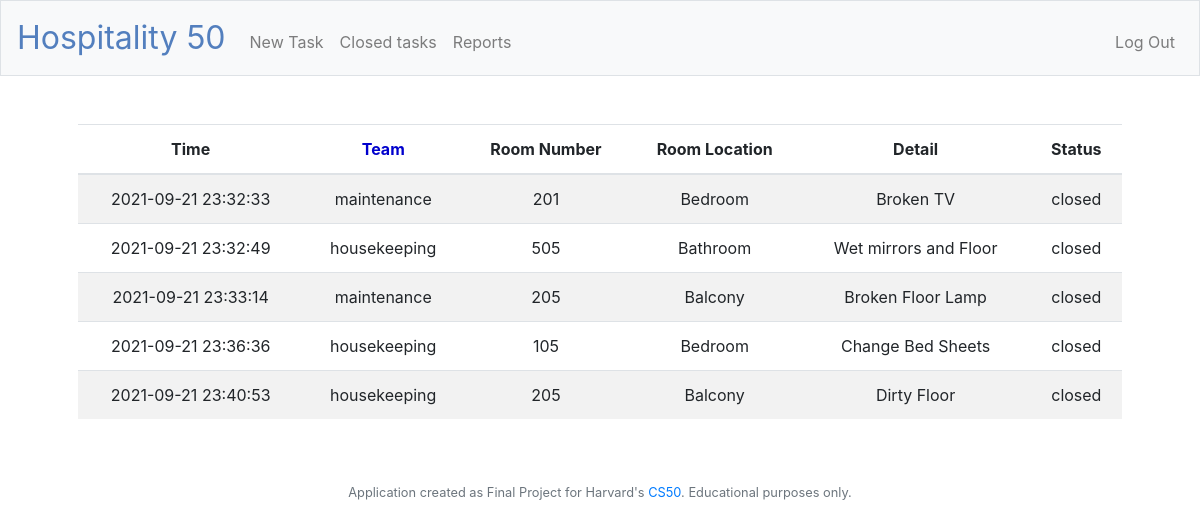
The page /closed_task (signed in) on the database its author committed.
### tables this page shows
CREATE TABLE tasks (
id INTEGER NOT NULL PRIMARY KEY AUTOINCREMENT,
time TIMESTAMP DEFAULT CURRENT_TIMESTAMP, 
user_id INTEGER NOT NULL, 
team TEXT NOT NULL, 
room_number INTEGER NOT NULL, 
room_location TEXT NOT NULL, 
detail TEXT, 
status TEXT NOT NULL, 
FOREIGN KEY(user_id) REFERENCES users(id) );

### app.py (the view)
@app.route("/closed_task")
@login_required
def closed_task():
    tasks = db.execute("SELECT id, time, team, room_number, room_location, detail, status FROM tasks WHERE status = 'closed'")
    return render_template("closed_task.html", tasks=tasks)

### app.py (called while the page is built)
@app.after_request
def after_request(response):
    response.headers["Cache-Control"] = "no-cache, no-store, must-revalidate"
    response.headers["Expires"] = 0
    response.headers["Pragma"] = "no-cache"
    return response

### helpers.py (called while the page is built)
def login_required(f):
    @wraps(f)
    def decorated_function(*args, **kwargs):
        if session.get("user_id") is None:
            return redirect("/login")
        return f(*args, **kwargs)
    return decorated_function

### templates/closed_task.html (shortened to what this page needs)
{% extends "layout.html" %}
{% block main %}
    <table class="table table-striped" id="closed_table">
        <thead>
            <tr>
                <th>Time</th>
                <th onclick="sortTable(1)" class="sort">Team</th>
                <th>Room Number</th>
                <th>Room Location</th>
                <th>Detail</th>
                <th>Status</th>
            </tr>
        </thead>
       <tbody>
            {% for task in tasks %}
            <tr>
                <td>{{task.time}}</td>
                <td>{{task.team}}</td>
                <td>{{task.room_number}}</td>
                <td>{{task.room_location}}</td>
                <td>{{task.detail}}</td>
                <td>{{task.status}}</td>
            </tr>
            {% endfor %}
        </tbody>
    </table>
{% endblock %}

### templates/layout.html (shortened to what this page needs)
<!DOCTYPE html>
<html lang="en">
    <head>
        <link rel="stylesheet" href="https://cdn.jsdelivr.net/npm/bootstrap@4.5.3/dist/css/bootstrap.min.css">
        <link href="/static/styles.css" rel="stylesheet">
    </head>
    <body>
        <nav class="navbar navbar-expand-md navbar-light bg-light border">
            <a class="navbar-brand" href="/"><span class="blue">Hospitality 50</span></a>
            <div class="collapse navbar-collapse" id="navbar">
                {% if session.user_id %}
                    <ul class="navbar-nav mr-auto mt-2">
                        <li class="nav-item"><a class="nav-link" href="/new_task">New Task</a></li>
                        <li class="nav-item"><a class="nav-link" href="/closed_task">Closed tasks</a></li>
                        <li class="nav-item"><a class="nav-link" href="/report">Reports</a></li>
                    </ul>
                    <ul class="navbar-nav ml-auto mt-2">
                        <li class="nav-item"><a class="nav-link" href="/logout">Log Out</a></li>
                    </ul>
                {% else %}
                    <ul class="navbar-nav ml-auto mt-2">
                        <li class="nav-item"><a class="nav-link" href="/register">Register</a></li>
                        <li class="nav-item"><a class="nav-link" href="/login">Log In</a></li>
                    </ul>
                {% endif %}
            </div>
        </nav>
        <main class="container p-5">
            {% block main %}{% endblock %}
        </main>
        <footer class="small text-center text-muted">
            Application created as Final Project for Harvard's <a href="cs50.harvard.edu/">CS50</a>. Educational purposes only.
        </footer>
    </body>
</html>

### static/styles.css (style rules this page uses)
nav .navbar-brand { font-size: xx-large; }
nav .navbar-brand .blue { color: #537fbe; }
main { overflow-x: auto; text-align: center; }
.sort { color: mediumblue; }

### rows shown on the page
tasks: time "2021-09-21 23:32:33", team "maintenance", room_number "201", room_location "Bedroom", detail "Broken TV", status "closed"
tasks: time "2021-09-21 23:32:49", team "housekeeping", room_number "505", room_location "Bathroom", detail "Wet mirrors and Floor", status "closed"
tasks: time "2021-09-21 23:33:14", team "maintenance", room_number "205", room_location "Balcony", detail "Broken Floor Lamp", status "closed"
tasks: time "2021-09-21 23:36:36", team "housekeeping", room_number "105", room_location "Bedroom", detail "Change Bed Sheets", status "closed"
tasks: time "2021-09-21 23:40:53", team "housekeeping", room_number "205", room_location "Balcony", detail "Dirty Floor", status "closed"
